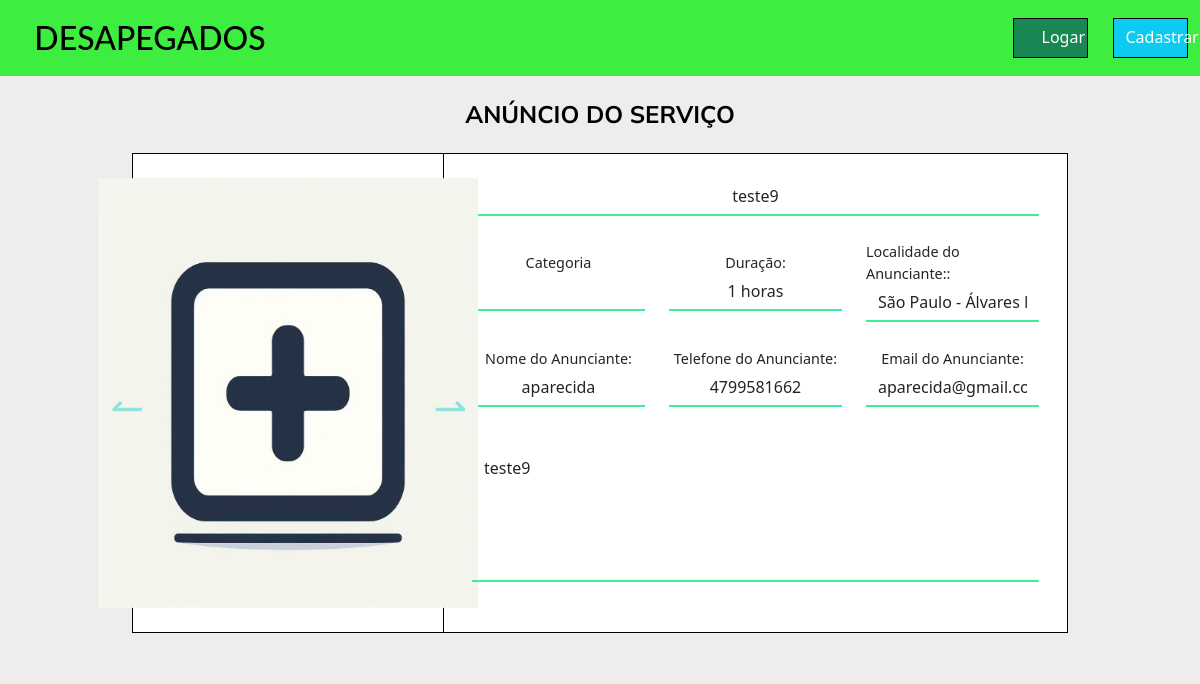
/pages/exibirAnuncioServico.php?id_servico=20, run on an earlier commit of the app's database.
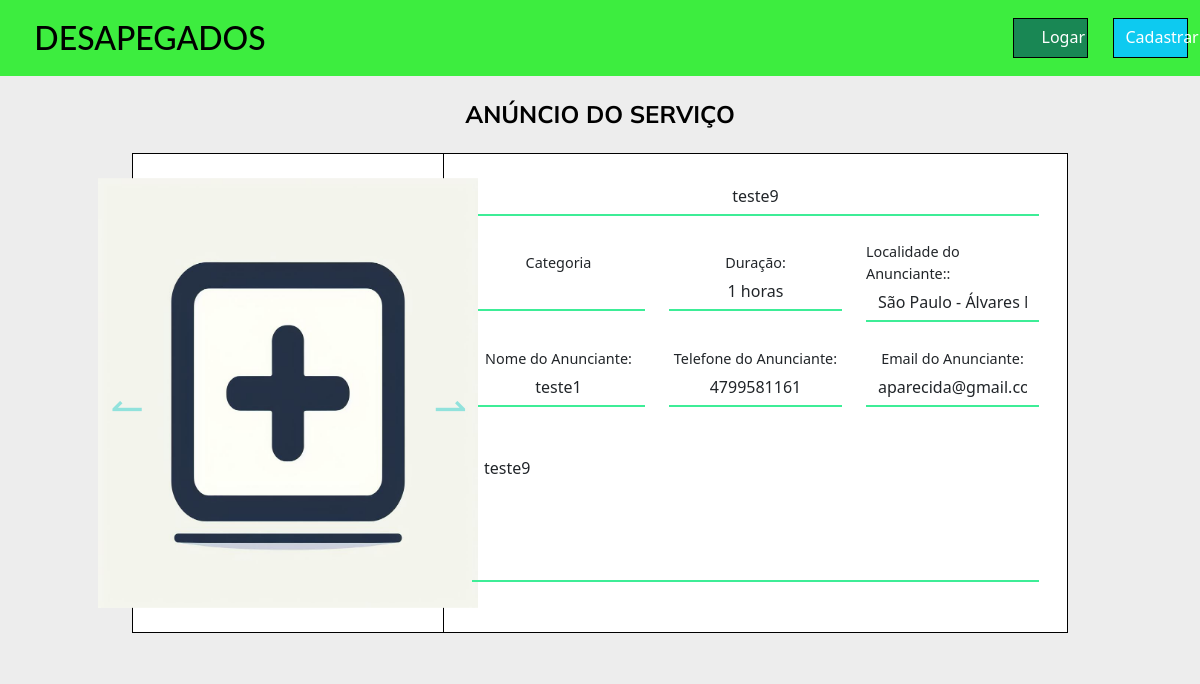
And on a later commit of the database.
### tables this page shows
CREATE TABLE `servicos` (
  `id_servico` int(10) UNSIGNED ZEROFILL NOT NULL COMMENT 'id do serviço',
  `nome_servico` varchar(255) DEFAULT NULL COMMENT 'nome do serviço',
  `descri_servico` text DEFAULT NULL COMMENT 'descrição do serviço',
  `fotos_servico` varchar(255) DEFAULT NULL COMMENT 'fotos do serviço',
  `id_categoria_servico` int(10) UNSIGNED DEFAULT NULL COMMENT 'id da categoria do servico',
  `duracao_servico` tinyint(3) DEFAULT NULL COMMENT 'duração do serviço',
  `data_postagem` date DEFAULT NULL COMMENT 'data da postagem do servico',
  `id_usuario` int(11) UNSIGNED ZEROFILL DEFAULT NULL
);

CREATE TABLE `usuarios` (
  `id_usuario` int(11) UNSIGNED ZEROFILL NOT NULL COMMENT 'id do usuario',
  `nome_usuario` varchar(255) DEFAULT NULL COMMENT 'nome do usuario',
  `telefone_usuario` varchar(15) DEFAULT NULL COMMENT 'telefone do usuario',
  `senha_usuario` varchar(255) DEFAULT NULL COMMENT 'senha do usuário',
  `email_usuario` varchar(100) DEFAULT NULL COMMENT 'email do usuario',
  `estado_usuario` varchar(50) DEFAULT NULL COMMENT 'estado do usuario',
  `cidade_usuario` varchar(50) DEFAULT NULL COMMENT 'cidade do usuario',
  `data_cadastro` date DEFAULT NULL COMMENT 'tempo de cadastro do usuario',
  `nivel_usuario` tinyint(1) DEFAULT NULL COMMENT 'nivel de cadastro do  usuario cadastrado',
  `foto_usuario` varchar(21844) DEFAULT NULL
);

### config/consultasGerais.php (called while the page is built, shortened)
<?php
function carregarAnuncioServico($conn, $id_servico, $exibir_anunciante){
    $stmt = $conn->stmt_init();
    if($exibir_anunciante == true){
        $stmt = $conn->prepare("SELECT * FROM servicos sev INNER JOIN usuarios usu ON sev.id_usuario = usu.id_usuario WHERE sev.id_servico = ?");
    }else{
        $stmt = $conn->prepare("SELECT * FROM servicos WHERE id_servico = ?");
    }
    $stmt->bind_param("s", $id_servico);
    $stmt->execute();
    $result = $stmt->get_result();
    if ($result->num_rows > 0) {
        $row = $result->fetch_assoc();
        return $row;
    } else {
        return null;
    }
}
?>

### pages/exibirAnuncioServico.php (the view, shortened to what the changed rows need)
<?php
require '../config/conexao.php';
require '../config/consultasGerais.php';
if(isset($_GET['id_servico'])){
  $dadosAnuncio = carregarAnuncioServico($conn, $_GET['id_servico'], true);
}
?>
<!doctype html>
<html lang="PT-BR">
  <head>
    <link href="https://cdn.jsdelivr.net/npm/bootstrap@5.3.3/dist/css/bootstrap.min.css" rel="stylesheet">
    <link rel="stylesheet" href="https://cdnjs.cloudflare.com/ajax/libs/font-awesome/4.7.0/css/font-awesome.min.css">
    <link rel="stylesheet" href="https://cdn.jsdelivr.net/npm/bootstrap-icons@1.11.3/font/bootstrap-icons.min.css">
    <link rel="stylesheet" href="../assets/styles/exibirAnuncioServico.css">
    <link rel="stylesheet" href="../assets/styles/headerLogado.css">
    <link rel="stylesheet" href="../assets/styles/headerDeslogado.css">
  </head>
  <body>
    <header>
      <?php
        if(isset($_SESSION['id_usuario']) && $_SESSION['id_usuario'] != ""){
          include_once '../components/headerLogado.php';
        }else{
          include_once '../components/headerDeslogado.php';
        }
      ?>
    </header>
    <section class="section m-0 p-4 d-flex justify-content-center align-items-center col-sm-12 d-flex flex-column">
      <div class="container col-sm-10 mt-3 d-flex" style="height: 480px">
        <form id="formCadastroAnuncio" method="POST" action="" class="d-flex col-12">
          <div class="containerDireita col-8 d-flex flex-column h-100 justify-content-between align-items-center ps-3 pe-3 p-4">
            <div class="row col-12">
              <div class="tituloAnuncio d-flex justify-content-center align-items-center col-12">
                <input type="text" class="form-control text-center disabledBackground" id="iNomeAnuncioServico" name="nNomeAnuncioServico" value="<?php echo $dadosAnuncio['nome_servico'] ?>" disabled>
              </div>
            </div>
            <div class="row col-12">
              <div class="duracao d-flex flex-column justify-content-center align-items-center col-4">
                <label for="duracao">Duração:</label>
                <input type="text" class="form-control text-center disabledBackground" id="iduracao" name="nduracao" value="<?php echo $dadosAnuncio['duracao_servico'].' horas' ?>" disabled>
              </div>
              <div class="localidade d-flex flex-column justify-content-center align-items-center col-4" >
                <label for="localidade">Localidade do Anunciante::</label>
                <input type="text" class="form-control text-center disabledBackground" id="ilocalidade" name="nlocalidade" value="<?php echo $dadosAnuncio["estado_usuario"] ?> - <?php echo $dadosAnuncio["cidade_usuario"] ?>" disabled>
              </div>
            </div>
            <div class="row col-12">
              <div class="nome d-flex flex-column justify-content-center align-items-center col-4">
                <label for="nome_anunciante" >Nome do Anunciante:</label>
                <input type="text" class="form-control text-center disabledBackground" id="iNomeAnunciante" name="nNomeAnunciante" value="<?php echo $dadosAnuncio['nome_usuario'] ?>" disabled>
              </div>
              <div class="telefone d-flex flex-column justify-content-center align-items-center col-4">
                <label for="telefone_anunciante" >Telefone do Anunciante:</label>
                <input type="text" class="form-control text-center disabledBackground" id="iTelefoneAnunciante" name="nTelefoneAnunciante" value="<?php echo $dadosAnuncio['telefone_usuario'] ?>" disabled>
              </div>
              <div class="email d-flex flex-column justify-content-center align-items-center col-4">
                <label for="email_anunciante" >Email do Anunciante:</label>
                <input type="text" class="form-control text-center disabledBackground" id="iEmailAnunciante" name="nEmailAnunciante" value="<?php echo $dadosAnuncio['email_usuario'] ?>" disabled>
              </div>
            </div>
            <div class="row col-12">
              <div class="descricao form-floating nome d-flex flex-column justify-content-center align-items-center col-12">
                <textarea class="form-control textarea disabledBackground" name="nDescricaoAnuncioServico" id="iDescricaoAnuncioServico" disabled><?php echo $dadosAnuncio['descri_servico'] ?></textarea>
              </div>
            </div>
          </div>
        </form>
      </div>
    </section>
  </body>
</html>

What changed in the data, as far as the page shows it:
changed through a linked row, servicos "teste9": nNomeAnunciante "aparecida" → "teste1"; nTelefoneAnunciante "4799581662" → "4799581161"
